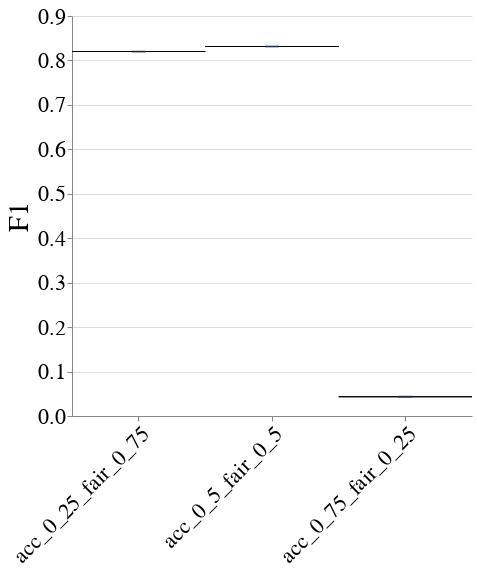

Notebook code for this chart:
### Code cell
create_box_plot_per_dataset_and_case_study(to_plot=best_lp_metrics_per_exp_config_df,
                                           exp_name='test_case_studies_exp',
                                           dataset_name='diabetes',
                                           case_study_name='cs1',
                                           metric_name="F1")

### Figure 1 — Vega-Lite specification as saved in the notebook (floating-point values rounded to 4 significant figures)
{"config": {"view": {"continuousWidth": 400, "continuousHeight": 300, "stroke": null}, "axis": {"labelFontSize": 22, "labelFontWeight": "normal", "titleFontSize": 28, "titleFontWeight": "normal"}, "title": {"fontSize": 28}}, "data": {"name": "data-ba68270dde9a0a059232bfb1d9ad8a56"}, "mark": {"type": "boxplot", "median": {"stroke": "black", "strokeWidth": 0.7}, "ticks": true}, "encoding": {"x": {"axis": {"labelAngle": -45, "labelLimit": 300}, "field": "exp_config_name", "title": null, "type": "nominal"}, "y": {"field": "overall", "scale": {"zero": false}, "title": "F1", "type": "quantitative"}}, "height": 400, "width": 400, "$schema": "https://vega.github.io/schema/vega-lite/v4.17.0.json", "datasets": {"data-ba68270dde9a0a059232bfb1d9ad8a56": [{"exp_config_name": "acc_0_25_fair_0_75", "logical_pipeline_uuid": "Tm9uZSZOT19GQUlSTkVTU19JTlRFUlZFTlRJT04mcmZfY2xm", "physical_pipeline_uuid": "a48af45e-306f-4865-b778-f9ae090c6e5d", "run_num": 1, "compound_pp_quality": 0.8139, "metric": "F1", "model_name": "rf_clf", "runtime_in_mins": 0.01334, "dataset_name": "diabetes", "logical_pipeline_name": "None&NO_FAIRNESS_INTERVENTION&rf_clf", "null_imputer_name": "None", "fairness_intervention_name": "NO_FAIRNESS_INTERVENTION", "Gender_dis": 0.8986, "Gender_priv": 0.7609, "overall": 0.8199}, {"exp_config_name": "acc_0_5_fair_0_5", "logical_pipeline_uuid": "Tm9uZSZOT19GQUlSTkVTU19JTlRFUlZFTlRJT04mZ2FuZGFsZl9jbGY=", "physical_pipeline_uuid": "9774cefb-c453-4409-8d80-cba863d968d3", "run_num": 1, "compound_pp_quality": 0.874, "metric": "F1", "model_name": "gandalf_clf", "runtime_in_mins": 0.2004, "dataset_name": "diabetes", "logical_pipeline_name": "None&NO_FAIRNESS_INTERVENTION&gandalf_clf", "null_imputer_name": "None", "fairness_intervention_name": "NO_FAIRNESS_INTERVENTION", "Gender_dis": 0.8571, "Gender_priv": 0.8125, "overall": 0.8313}, {"exp_config_name": "acc_0_75_fair_0_25", "logical_pipeline_uuid": "Tm9uZSZOT19GQUlSTkVTU19JTlRFUlZFTlRJT04mZ2FuZGFsZl9jbGY=", "physical_pipeline_uuid": "d37e7762-72b6-4fb2-9c45-8c3458d79fa2", "run_num": 1, "compound_pp_quality": 0.2687, "metric": "F1", "model_name": "gandalf_clf", "runtime_in_mins": 0.1403, "dataset_name": "diabetes", "logical_pipeline_name": "None&NO_FAIRNESS_INTERVENTION&gandalf_clf", "null_imputer_name": "None", "fairness_intervention_name": "NO_FAIRNESS_INTERVENTION", "Gender_dis": 0.1053, "Gender_priv": 0.0, "overall": 0.04348}]}}
